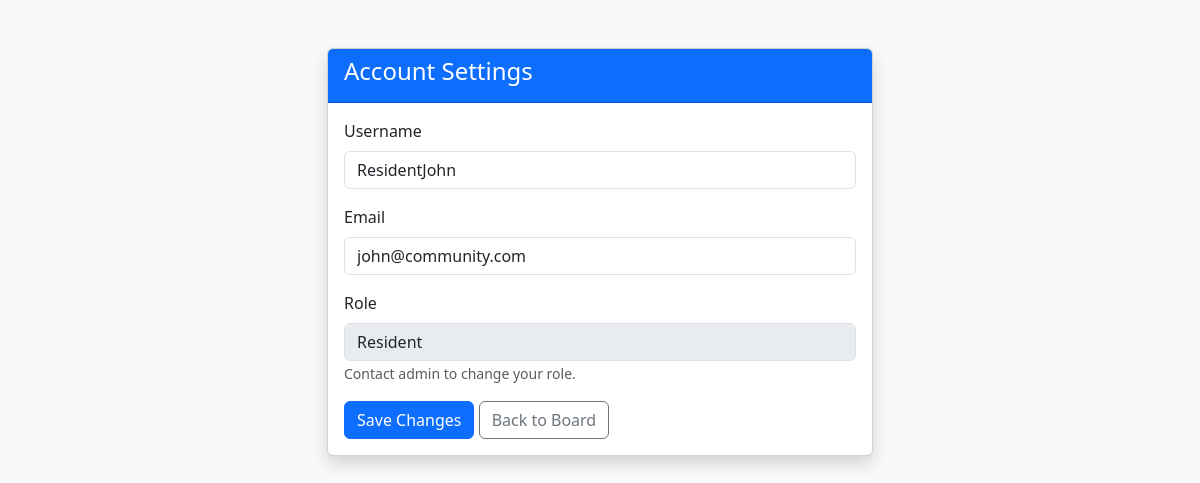
Screenshot of /profile.php (signed in) with the database file from the repository.
### tables this page shows
CREATE TABLE `users` (
  `user_id` int(11) NOT NULL,
  `username` varchar(50) NOT NULL,
  `email` varchar(100) NOT NULL,
  `password` varchar(255) NOT NULL,
  `role` enum('resident','manager','admin') DEFAULT 'resident',
  `status` tinyint(1) DEFAULT 1,
  `created_at` timestamp NOT NULL DEFAULT current_timestamp()
);

### profile.php (the view, shortened to what this page needs)
<?php
include "../includes/database.php";
$user_id = $_SESSION['user_id'];
$sql = "SELECT * FROM users WHERE user_id = $user_id";
$result = mysqli_query($conn, $sql);
$user = mysqli_fetch_assoc($result);
?>
<!DOCTYPE html>
<html lang="en">
<head>
    <link href="https://cdn.jsdelivr.net/npm/bootstrap@5.3.2/dist/css/bootstrap.min.css" rel="stylesheet">
    <link rel="stylesheet" href="../assets/css/style.css">
</head>
<body class="bg-light">
<div class="container mt-5">
    <div class="row justify-content-center">
        <div class="col-md-6">
            <div class="card shadow">
                <div class="card-header bg-primary text-white"><h4>Account Settings</h4></div>
                <div class="card-body">
                    <form method="POST">
                        <div class="mb-3">
                            <label class="form-label">Username</label>
                            <input type="text" name="username" class="form-control" value="<?php echo $user['username']; ?>" required>
                        </div>
                        <div class="mb-3">
                            <label class="form-label">Email</label>
                            <input type="email" name="email" class="form-control" value="<?php echo $user['email']; ?>" required>
                        </div>
                        <div class="mb-3">
                            <label class="form-label">Role</label>
                            <input type="text" class="form-control" value="<?php echo ucfirst($user['role']); ?>" disabled>
                            <small class="text-muted">Contact admin to change your role.</small>
                        </div>
                        <button type="submit" name="update" class="btn btn-primary">Save Changes</button>
                        <a href="../index.php" class="btn btn-outline-secondary">Back to Board</a>
                    </form>
                </div>
            </div>
        </div>
    </div>
</div>
</body>
</html>

### rows the page displays
users: username "ResidentJohn", email "john@community.com", role "Resident"
